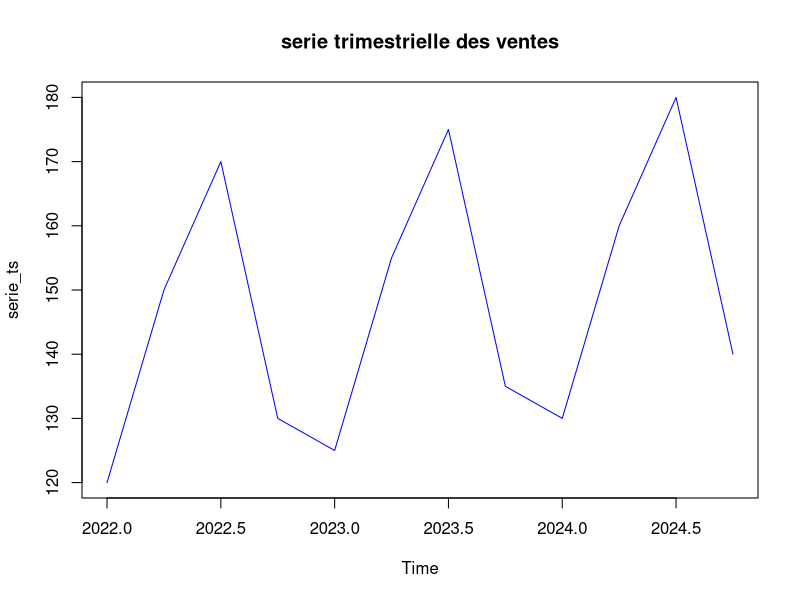

Reproduce this figure in R. (Note: this script raises an error after producing the figure.)
library(dplyr)
library(ggplot2)

donnees <- data.frame(
  annee = rep(2022:2024, each = 4),
  trimestre = rep(1:4, times = 3),
  ventes = c(120,150,170,130,125,155,175,135,130,160,180,140)
)

head(donnees)

donnees$time <-seq.Date(from = as.Date("2022-01-01"), by= "quarter", length.out = nrow(donnees))

head(donnees)

serie_ts <- ts(donnees$ventes, start = c(2022,1),frequency = 4)

plot(serie_ts, main = "serie trimestrielle des ventes", col = "blue")

plot(seri_ts, main = "serie trimestrielle des ventes", ylab= "ventes(en milliers)", col = "red")



# Convertir les données en dataframe
df <- data.frame(Date = time(seri_ts), Ventes = as.numeric(seri_ts))

# Création du graphe avec ggplot2
ggplot(df, aes(x = Date, y = Ventes)) +
  geom_line(color = "red", size = 1.2) +  # Ligne plus épaisse et colorée
  geom_point(color = "darkred", size = 3) +  # Points pour rendre le graphique plus lisible
  theme_minimal() +  # Thème épuré et élégant
  labs(title = "📊 Série Trimestrielle des Ventes",
       subtitle = "Analyse des ventes en milliers d'unités",
       x = "Date",
       y = "Ventes (en milliers)") +
  theme(plot.title = element_text(hjust = 0.5, face = "bold", size = 16),  # Titre centré et stylisé
        axis.title = element_text(size = 14), 
        axis.text = element_text(size = 12))

temps <- 1: length(serie_ts)

modele_tendance <- lm(serie_ts ~ temps)

summary(modele_tendance)

beta0 <- coef(modele_tendance)[1] 
beta1 <- coef(modele_tendance)[2]  

print(paste("β₀ =", beta0, " | β₁ =", beta1))

plot(serie_ts, main = "serie avec tendance", ylab = "ventes", xlab ="temp", col ="blue")
abline(modele_tendance, col = "blue", lwd = 2)

plot(serie_ts, main = "ventes et dendance", ylab = "ventes", col = "darkgray")
abline(modele_tendance, col = "red", lwd = 2)


residue <- residuals(modele_tendance)
residue

plot(residue, type = "o", col = "purple", main = "residue de la tendance", ylab = "Residu", xlab = "Trimestre")
abline(h = 0, lty = 2, col = "gray")

decomp <- decompose(serie_ts, type = "additive")
plot(decomp)

serie_desaisonnakise <- serie_ts - decomp$seasonal

plot(serie_desaisonnakise, main = "serie desoaisonnalisee", col = "darkgreen", ylab = "ventrs")

head(serie_desaisonnakise)

valeurs_attendues <- decomp$trend + decomp$seasonal

valide <- !is.na(valeurs_attendues)
plot(serie_ts, type = "o", col = "blue", main = "serie observee vs attendue", ylab="ventes", xlab ="temps")

lines(time(serie_ts)[valide], valeurs_attendues[valide], type ="o", col ="red")

legend("topleft", legend = c("Observee", "Reconstituee"), col = c("blue", "red"),lty = 1)

head(valeurs_attendues)


